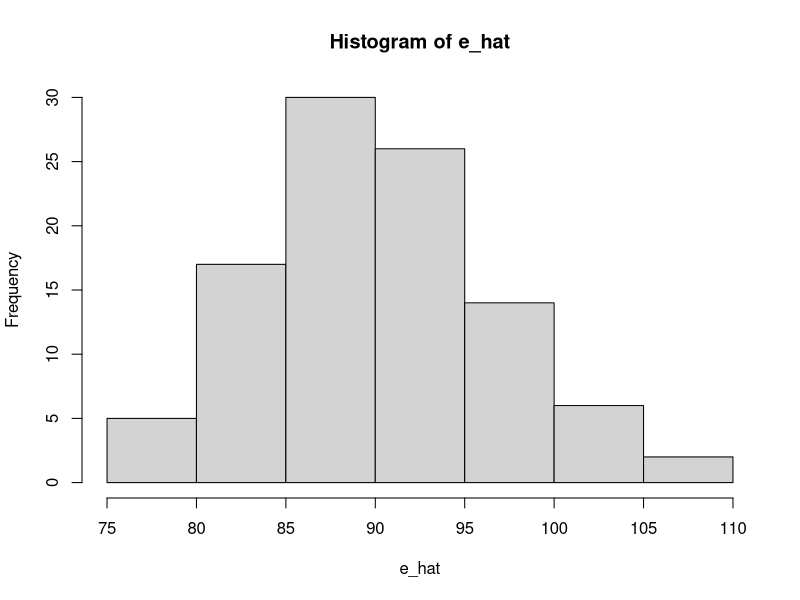
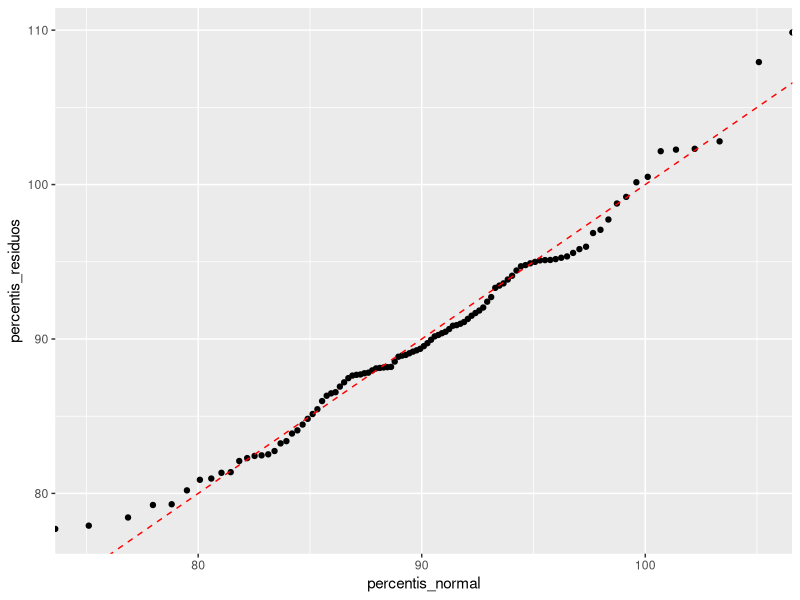

The R script that drew these images, in order:
## ---- chunk 1
#| message: false
#| warning: false
library(tidyverse)

e1 = rnorm(100, mean=50 , sd=5)
e2 = rnorm(100, mean=40 , sd=4)
e_hat = e1 + e2

hist(e_hat)
## ---- chunk 2
#| message: false
#| warning: false
percentis_residuos = quantile(
  e_hat, 
  probs=seq(0, 1, 0.01)
)

percentis_normal = qnorm(
  seq(0, 1, 0.01),
  mean = mean(e_hat),
  sd = sd(e_hat)
  )

d = tibble(percentis_residuos, percentis_normal)

d %>%
  ggplot(aes(x = percentis_normal, y = percentis_residuos)) +
  geom_point() +
  geom_abline(intercept = 0, slope = 1, color = "red", linetype = "dashed")
